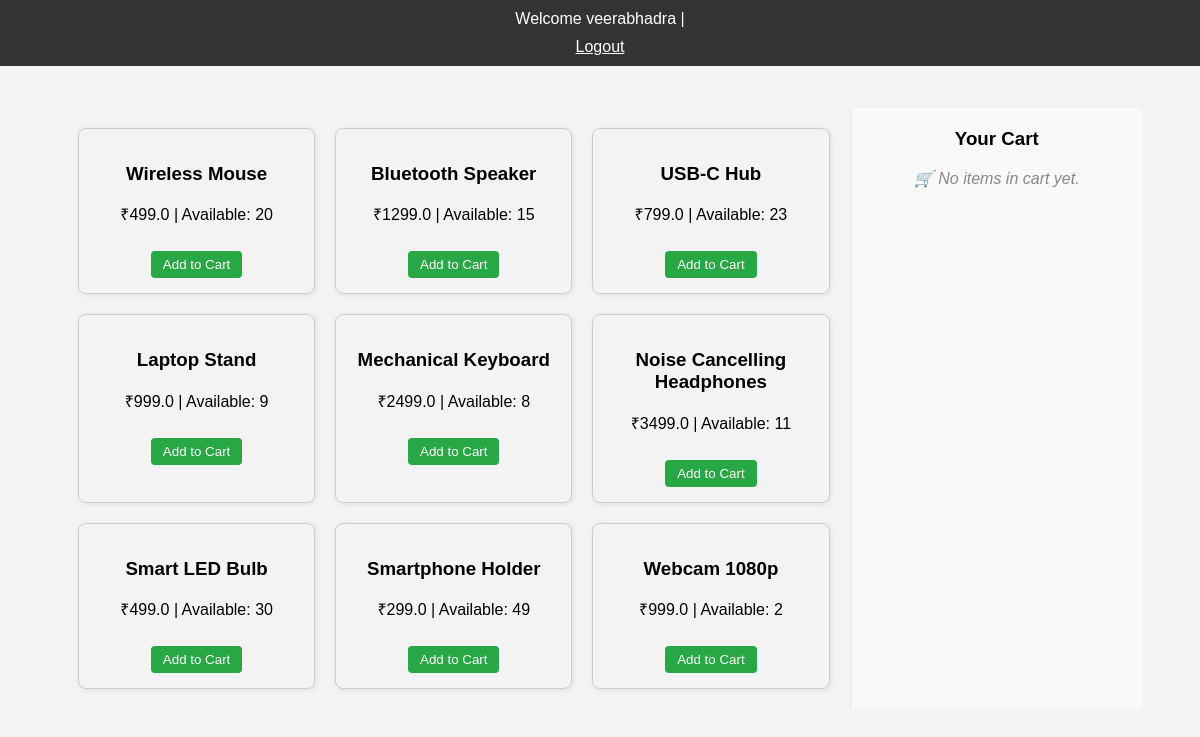
Before: /products (signed in) with the older database file.
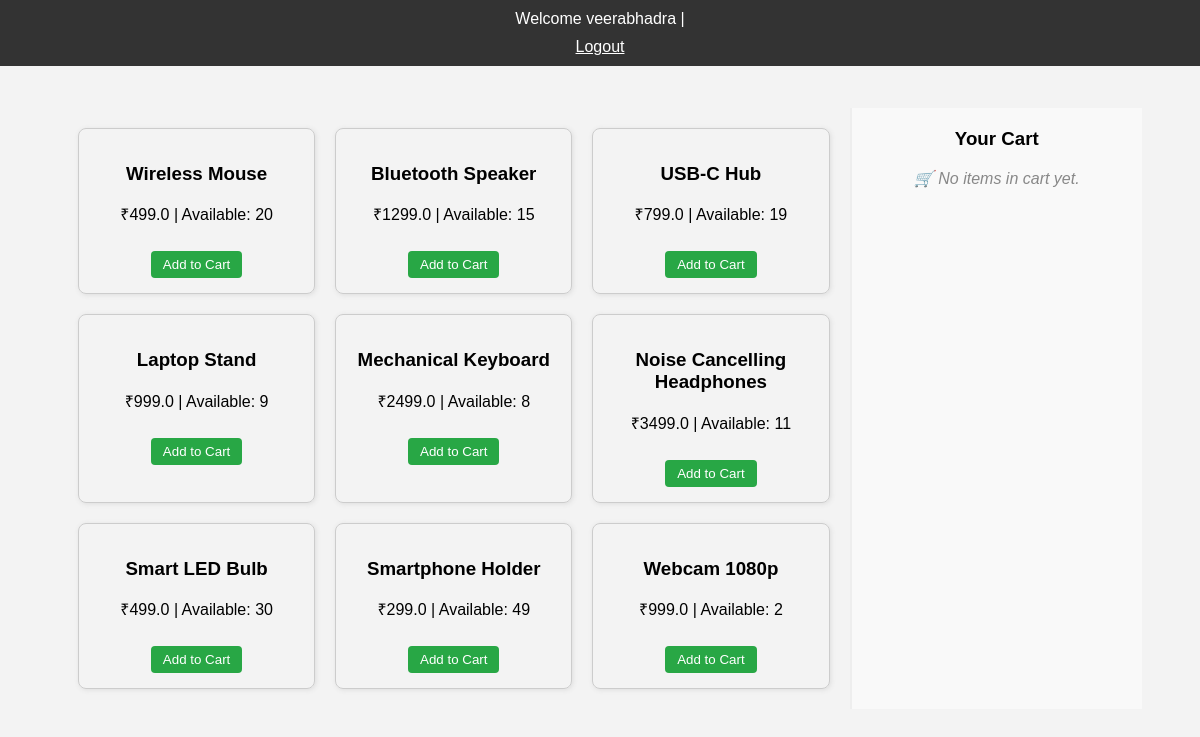
After: the same page with the newer database file.
### tables this page shows
CREATE TABLE products (
            id INTEGER PRIMARY KEY AUTOINCREMENT,
            name TEXT NOT NULL,
            price REAL NOT NULL,
            quantity INTEGER NOT NULL
        );

### app.py (the view)
@app.route('/products')
def products():
    if 'user' not in session:
        return redirect('/login')
    conn = sqlite3.connect('users.db')
    c = conn.cursor()
    products = c.execute("SELECT * FROM products WHERE quantity > 0").fetchall()
    user = session['user']
    user_id = c.execute("SELECT id FROM users WHERE name = ?", (user,)).fetchone()[0]
    cart_items = c.execute("""
        SELECT p.name, p.price, c.quantity, p.price * c.quantity as subtotal
        FROM cart c
        JOIN products p ON c.product_id = p.id
        WHERE c.user_id = ?
    """, (user_id,)).fetchall()
    cart_total = sum(item[3] for item in cart_items)
    conn.close()
    return render_template('products.html', name=user, products=products, cart_items=cart_items, cart_total=cart_total)

### templates/products.html (shortened to what this page needs)
<!DOCTYPE html>
<html lang="en">
<head>
  <link rel="stylesheet" href="{{ url_for('static', filename='style.css') }}">
</head>
<body>
  <div class="topbar">
    Welcome {{ name }} | <a href="{{ url_for('logout') }}" style="color: #fff; text-decoration: underline;">Logout</a>
  </div>
  <div class="main-container">
    <div class="products">
      {% for p in products %}
        <div class="product-card">
          <h3>{{ p[1] }}</h3>
          <p>₹{{ p[2] }} | Available: {{ p[3] }}</p>
          <button onclick="location.href='{{ url_for('add_to_cart', product_id=p[0]) }}'">Add to Cart</button>        </div>
      {% endfor %}
    </div>
    <div class="sidebar">
      <h3>Your Cart</h3>
      {% if cart_items %}
        {% for name, price, qty, subtotal in cart_items %}
          <div class="cart-item">
            <strong>{{ name }}</strong><br>
            ₹{{ price }} x {{ qty }} = ₹{{ subtotal }}
            <form action="{{ url_for('remove_from_cart', product_name=name) }}" method="post" style="margin-top: 5px;">
              <button type="submit" class="remove-button">Remove</button>
            </form>
          </div>
        {% endfor %}
        <div class="cart-total">Total: ₹{{ cart_total }}</div>
        <form action="{{ url_for('pay') }}" method="get">
          <button class="pay-button">Pay Now</button>
        </form>
        <div class="go-to-cart">
          <a href="{{ url_for('cart') }}">🛒 View Full Cart</a>
        </div>
      {% else %}
        <p class="cart-empty">🛒 No items in cart yet.</p>
      {% endif %}
    </div>
  </div>
</body>
</html>

Changed rows visible on the page:
changed products "USB-C Hub": quantity "23" → "19"
